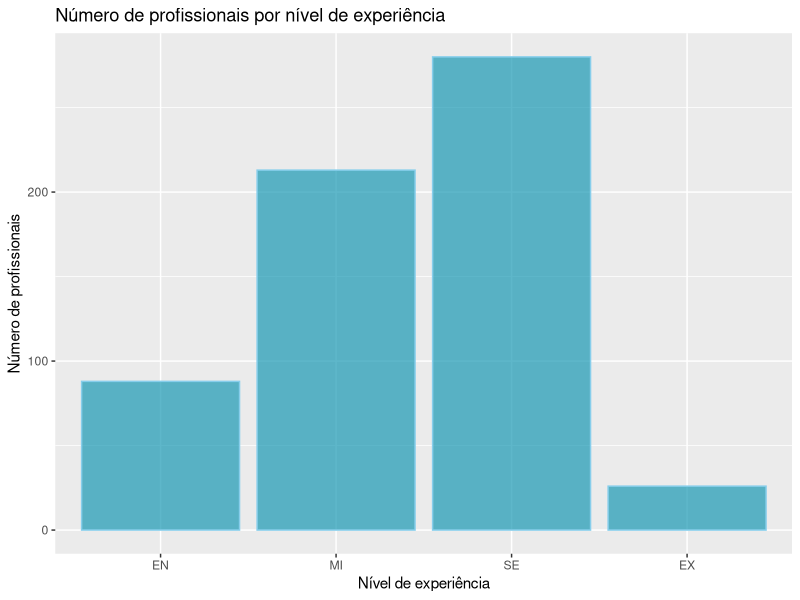
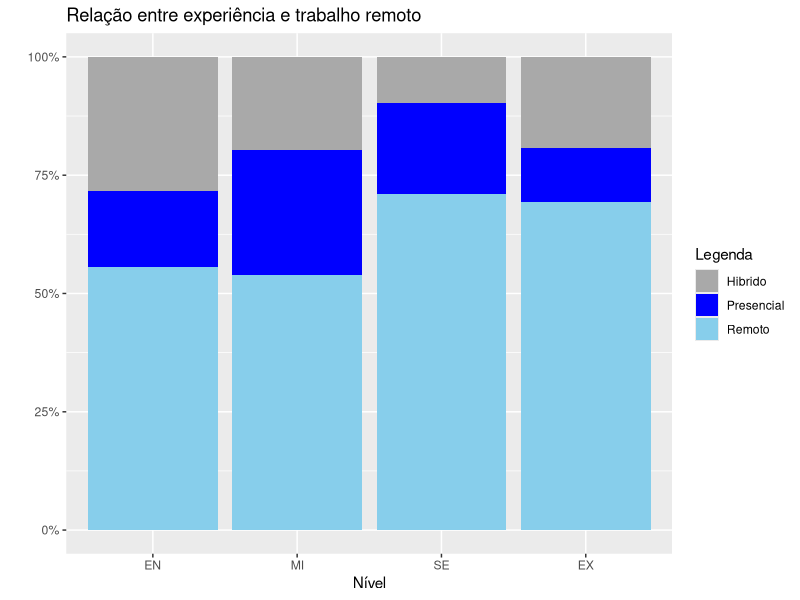
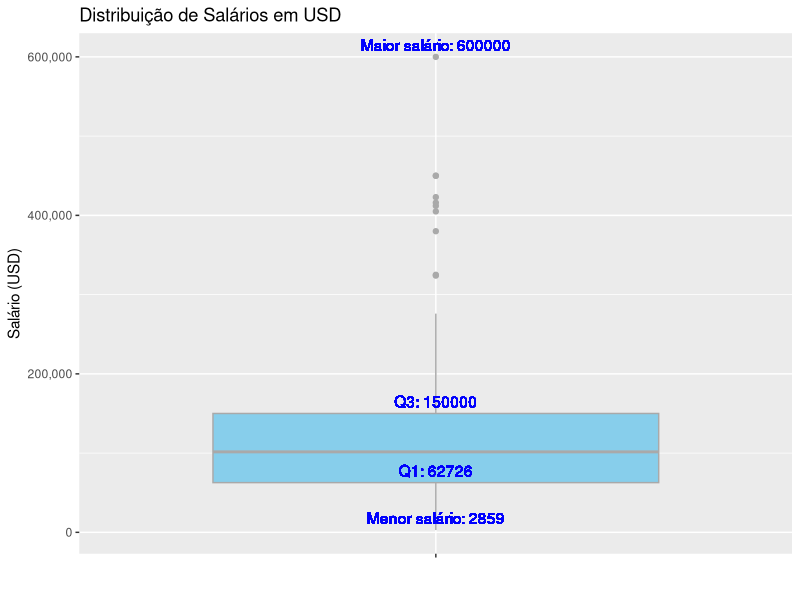

Recreate these plots in R, in order.
dados = read.csv2("dados_salarios.csv")

"
QUESTAO 1
Ano: quantitativa discreta
Experiência: qualitativa ordinal
Emprego: qualititativa nominal
Cargo: qualitativa nominal
Salario: qualitativa discreta
País empregado: qualitativa nominal
Trabalho remoto: qualitativa ordinal
País da empresa: qualitativa nominal
Tamanho da empresa: qualitativa ordinal
"

# QUESTAO 2
library(dplyr)
dados$trab_remoto = case_match(dados$trab_remoto, 0 ~ "Não", 50 ~ "Parcial", 100 ~ "Sim")

# QUESTAO 3
library(ggplot2)
tabela_experiencia = table(dados$experiencia)

dados$experiencia <- factor(dados$experiencia, levels = c("EN", "MI", "SE", "EX"))
ggplot(dados, aes(x=experiencia)) +
  geom_bar(color="skyblue", fill=rgb(0.1,0.6,0.7,0.7) ) +
  labs(title = "Número de profissionais por nível de experiência", x = "Nível de experiência", y = "Número de profissionais")

"
Conclusão: Percebe-se que, a maioria da amostra dos dados é composta por seniores e a minoria por executivos.
Além disso, o pequeno número de trabalhadores empregados com nível básico de conhecimento,
o que pode indicar que os empregos na área de Dados requerem um bom nível de conhecimento.
"

# QUESTAO 4
dados$trab_remoto = case_match(dados$trab_remoto, "Não" ~ "Presencial", "Parcial" ~ "Hibrido", "Sim" ~ "Remoto")
ggplot(dados, aes(x=experiencia, fill=trab_remoto)) +
  geom_bar(position="fill") +
  labs(title="Relação entre experiência e trabalho remoto", x="Nível", y="", fill = "Legenda") +
  scale_fill_manual(values = c("Presencial" = "blue", "Remoto" = "skyblue", "Hibrido" = "darkgrey")) +
  scale_y_continuous(labels = scales::percent_format())

"
Conclusão: 
"

# QUESTAO 5
tabela.medias = aggregate(dados$salario_USD, by=list(dados$experiencia), FUN="mean")
colnames(tabela.medias) = c("Experiencia","Media Salarial")
tabela.medias

"
Conclusão: 
"

# QUESTAO 6 geom_histogram ou geom_boxplot
menor_valor <- min(dados$salario_USD)
Q1 <- quantile(dados$salario_USD, 0.25)
Q3 <- quantile(dados$salario_USD, 0.75)
Q4 <- max(dados$salario_USD)

ggplot(dados, aes(x = "", y = salario_USD)) +
  geom_boxplot(color = "darkgrey", fill = "skyblue") +
  labs(title = "Distribuição de Salários em USD",
       x = "",
       y = "Salário (USD)") +
  scale_x_discrete(labels = "") +  # Escondendo os rótulos no eixo x
  geom_text(aes(x = 1, y = menor_valor, label = paste("Menor salário:", menor_valor)), vjust = -0.5, color = "blue") +
  geom_text(aes(x = 1, y = Q1, label = paste("Q1:", Q1)), vjust = -0.5, color = "blue") +
  geom_text(aes(x = 1, y = Q3, label = paste("Q3:", Q3)), vjust = -0.5, color = "blue") +
  geom_text(aes(x = 1, y = Q4, label = paste("Maior salário:", Q4)), vjust = -0.5, color = "blue") +
  scale_y_continuous(labels = scales::comma)  # Adicionando vírgulas nos rótulos do eixo y

"
Conclusão: Pq um boxplot, com esse grafico é possivel perceber q o menor valor é R$2859, 
e 50% dos salarios estão nesses grandes retangulos, ou seja, entre R$ 62.726 - R$ 150.000,
pode-se perceber, também q esses pontinhos são valores anomalos, que estão todos acima de R$ 300.000.
"
